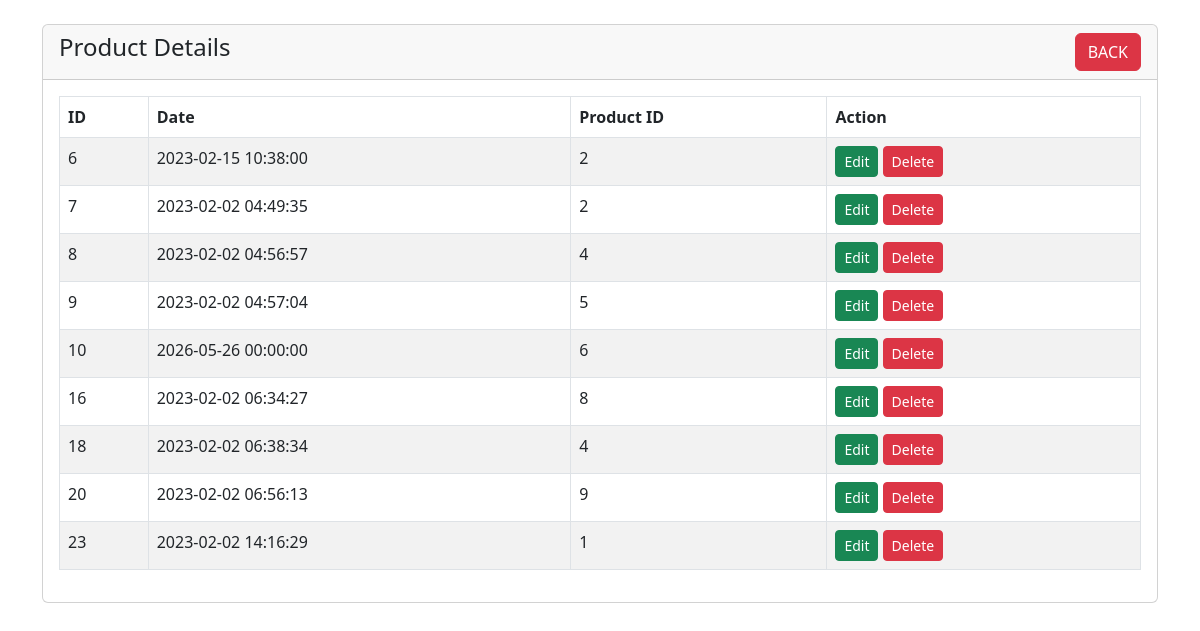
The app's page /order.php with its own data.
### tables this page shows
CREATE TABLE `orders` (
  `id` int NOT NULL,
  `id_date` datetime NOT NULL,
  `ord_prod` varchar(191) NOT NULL
);

### order.php (the view, shortened to what this page needs)
<?php
    require 'dbcon.php';
?>
<!doctype html>
<html lang="en">
  <head>
    <link href="https://cdn.jsdelivr.net/npm/bootstrap@5.3.0-alpha1/dist/css/bootstrap.min.css" rel="stylesheet">
  </head>
  <body>
    <div class="container mt-4">
          <div class="row">
              <div class="col-md-12">
                  <div class="card">
                      <div class="card-header">
                          <h4>Product Details
                                <a href="index.php" class="btn btn-danger float-end">BACK</a>
                          </h4>
                      </div>
                      <div class="card-body">
                          <table class="table table-bordered table-striped">
                              <thead>
                                  <tr>
                                      <th>ID</th>
                                      <th>Date</th>
                                      <th>Product ID</th>
                                      <th>Action</th>
                                  </tr>
                              </thead>
                              <tbody>
                                  <?php
                                      $query = "SELECT * FROM orders";
                                      $query_run = mysqli_query($con, $query);
                                      if(mysqli_num_rows($query_run) > 0)
                                      {
                                          foreach($query_run as $product)
                                          {
                                              ?>
                                              <tr>
                                                  <td><?= $product['id']; ?></td>
                                                  <td><?= $product['id_date']; ?></td>
                                                  <td><?= $product['ord_prod']; ?></td>
                                                  <td>
                                                      <a href="order-edit.php?id=<?= $product['id']; ?>" class="btn btn-success btn-sm">Edit</a>
                                                      <form action="code.php" method="POST" class="d-inline">
                                                          <button type="submit" name="delete_order" value="<?=$product['id'];?>" class="btn btn-danger btn-sm">Delete</button>
                                                      </form>
                                                  </td>
                                              </tr>
                                              <?php
                                          }
                                      }
                                      else
                                      {
                                          echo "<h5> No Record Found </h5>";
                                      }
                                  ?>
                              </tbody>
                          </table>
                      </div>
                  </div>
              </div>
          </div>
      </div>
  </body>
</html>

### records on screen
orders: id "6", id_date "2023-02-15 10:38:00", ord_prod "2"
orders: id "7", id_date "2023-02-02 04:49:35", ord_prod "2"
orders: id "8", id_date "2023-02-02 04:56:57", ord_prod "4"
orders: id "9", id_date "2023-02-02 04:57:04", ord_prod "5"
orders: id "10", id_date "2026-05-26 00:00:00", ord_prod "6"
orders: id "16", id_date "2023-02-02 06:34:27", ord_prod "8"
orders: id "18", id_date "2023-02-02 06:38:34", ord_prod "4"
orders: id "20", id_date "2023-02-02 06:56:13", ord_prod "9"
orders: id "23", id_date "2023-02-02 14:16:29", ord_prod "1"
